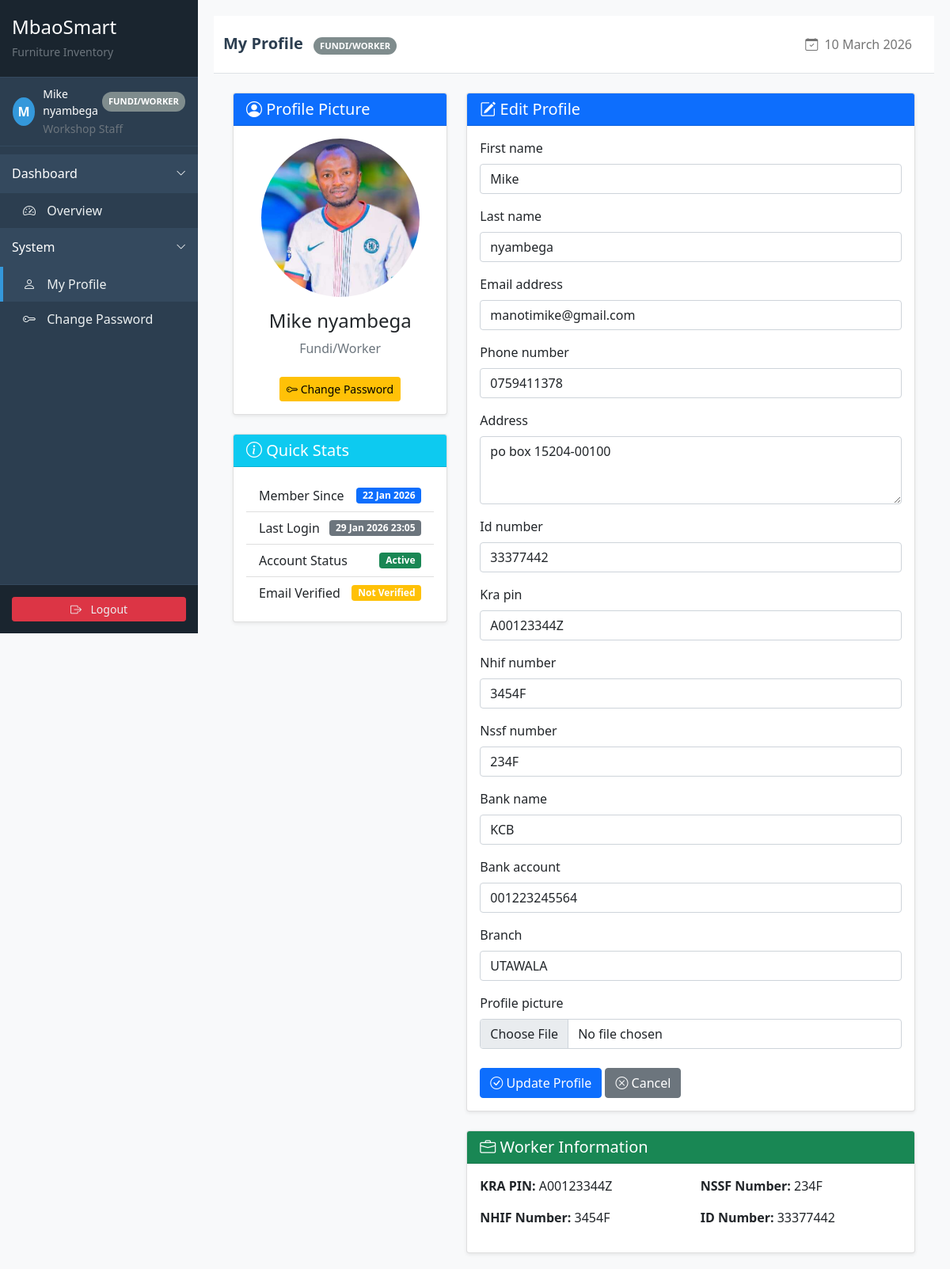
The app's page /accounts/profile/ (signed in), older data.
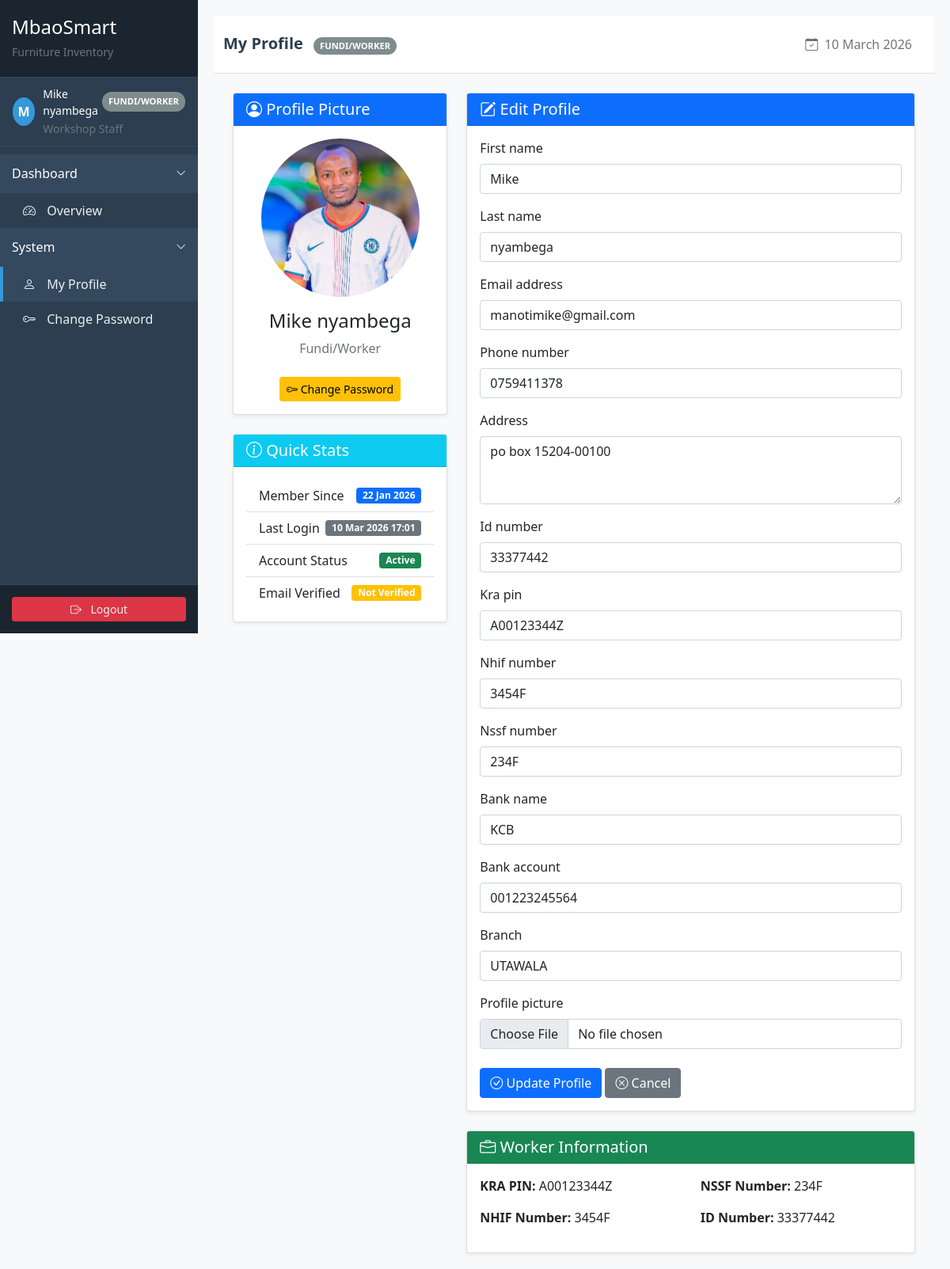
The same page, newer data.
### accounts/models.py (models this page shows, shortened)
class User(AbstractUser):
    USER_ROLES = (
        ('owner', 'Owner'),
        ('store_manager', 'Store Manager'),
        ('production_manager', 'Production Manager'),
        ('supervisor', 'Supervisor'),
        ('accountant', 'Accountant'),
        ('fundi', 'Fundi/Worker'),
        ('sales_person', 'Sales Person'),
        ('shop_manager', 'Shop Manager'),
    )
    phone_regex = RegexValidator(
        regex=r'^\+?1?\d{9,15}$',
        message="Phone number must be entered in the format: '+254700123456'. Up to 15 digits allowed."
    )
    role = models.CharField(max_length=20, choices=USER_ROLES, default='fundi')
    phone_number = models.CharField(validators=[phone_regex], max_length=17, blank=True)
    address = models.TextField(blank=True)
    id_number = models.CharField(max_length=20, blank=True)
    kra_pin = models.CharField(max_length=20, blank=True)
    nhif_number = models.CharField(max_length=20, blank=True)
    nssf_number = models.CharField(max_length=20, blank=True)
    bank_name = models.CharField(max_length=100, blank=True)
    bank_account = models.CharField(max_length=50, blank=True)
    branch = models.CharField(max_length=100, blank=True)
    date_joined = models.DateField(auto_now_add=True)
    profile_picture = models.ImageField(upload_to='profile_pics/', blank=True)
    is_active = models.BooleanField(default=True)
    class Meta:
        ordering = ['-date_joined']

### accounts/views.py (the view)
# urls.py: path('profile/', views.profile_view, name='profile'),
@login_required
def profile_view(request):
    user = request.user
    if request.method == 'POST':
        form = UserProfileForm(request.POST, request.FILES, instance=user)
        if form.is_valid():
            form.save()
            messages.success(request, 'Profile updated successfully!')
            return redirect('accounts:profile')
    else:
        form = UserProfileForm(instance=user)
    from inventory.models import StockAlert, InventoryTransaction
    context = {
        'form': form,
        'user': user,
        'user_role_display': user.get_role_display(),
        'recent_activity': InventoryTransaction.objects.filter(created_by=user).order_by('-created_at')[:5],
        'active_alerts_count': StockAlert.objects.filter(is_active=True).count() if user.role in ['owner', 'store_manager'] else 0
    }
    return render(request, 'accounts/profile.html', context)

### inventory/context_processors.py (called while the page is built)
def stock_alert_count(request):
    if request.user.is_authenticated:
        count = StockAlert.objects.filter(is_active=True).count()
        return {'stock_alert_count': count}
    return {'stock_alert_count': 0}

### templates/accounts/profile.html (shortened to what the changed rows need)
{% extends 'base/base.html' %}
{% load crispy_forms_tags %}
{% block content %}
<div class="container-fluid">
    <div class="row">
        <div class="col-md-4">
            <div class="card shadow-sm mb-4">
                <div class="card-body text-center">
                    {% if user.profile_picture %}
                        <img src="{{ user.profile_picture.url }}" alt="Profile Picture"
                             class="img-fluid rounded-circle mb-3" style="width: 200px; height: 200px; object-fit: cover;">
                    {% else %}
                        <div class="bg-secondary rounded-circle d-inline-flex align-items-center justify-content-center mb-3"
                             style="width: 200px; height: 200px;">
                            <i class="bi bi-person" style="font-size: 80px; color: white;"></i>
                        </div>
                    {% endif %}
                    <h4>{{ user.get_full_name|default:user.username }}</h4>
                    <p class="text-muted">{{ user.get_role_display }}</p>
                    <div class="mt-4">
                        <a href="{% url 'accounts:change_password' %}" class="btn btn-warning btn-sm">
                        </a>
                    </div>
                </div>
            </div>
            <div class="card shadow-sm">
                <div class="card-body">
                    <ul class="list-group list-group-flush">
                        <li class="list-group-item d-flex justify-content-between align-items-center">
                            Member Since
                            <span class="badge bg-primary">{{ user.date_joined|date:"d M Y" }}</span>
                        </li>
                        <li class="list-group-item d-flex justify-content-between align-items-center">
                            Last Login
                            <span class="badge bg-secondary">{{ user.last_login|date:"d M Y H:i" }}</span>
                        </li>
                    </ul>
                </div>
            </div>
        </div>
        <div class="col-md-8">
            <div class="card shadow-sm">
                <div class="card-body">
                    <form method="post" enctype="multipart/form-data">
                        {{ form|crispy }}
                    </form>
                </div>
            </div>
            {% if user.role == 'fundi' %}
            <div class="card shadow-sm mt-4">
                <div class="card-header bg-success text-white">
                    <h5 class="mb-0"><i class="bi bi-briefcase"></i> Worker Information</h5>
                </div>
                <div class="card-body">
                    <div class="row">
                        <div class="col-md-6">
                            <p><strong>KRA PIN:</strong> {{ user.kra_pin|default:"Not provided" }}</p>
                            <p><strong>NHIF Number:</strong> {{ user.nhif_number|default:"Not provided" }}</p>
                        </div>
                        <div class="col-md-6">
                            <p><strong>NSSF Number:</strong> {{ user.nssf_number|default:"Not provided" }}</p>
                            <p><strong>ID Number:</strong> {{ user.id_number|default:"Not provided" }}</p>
                        </div>
                    </div>
                </div>
            </div>
            {% endif %}
        </div>
    </div>
</div>
{% endblock %}

### templates/base/base.html (shortened to what the changed rows need)
<!DOCTYPE html>
<html lang="en">
<head>
    <link href="https://cdn.jsdelivr.net/npm/bootstrap@5.1.3/dist/css/bootstrap.min.css" rel="stylesheet">
    <link rel="stylesheet" href="https://cdn.jsdelivr.net/npm/bootstrap-icons@1.8.1/font/bootstrap-icons.css">
</head>
<body>
    <div class="sidebar" id="sidebarMenu">
        <div class="sidebar-content">
            <div class="user-info px-3">
                <div class="d-flex align-items-center">
                    <div class="user-avatar">
                        {{ request.user.get_full_name|default:request.user.username|first|upper }}
                    </div>
                    <div>
                        <div class="text-white small d-flex align-items-center">
                            {{ request.user.get_full_name|default:request.user.username }}
                            <span class="role-badge {{ request.user.role }}">{{ request.user.get_role_display }}</span>
                        </div>
                        <small class="text-muted">
                            {% if request.user.role == 'owner' %}System Administrator
                            {% elif request.user.role == 'store_manager' %}Inventory Manager
                            {% elif request.user.role == 'production_manager' %}Production Manager
                            {% elif request.user.role == 'accountant' %}Financial Controller
                            {% elif request.user.role == 'fundi' %}Workshop Staff
                            {% else %}Staff Member{% endif %}
                        </small>
                    </div>
                </div>
            </div>
        </div>
    </div>
    <div class="main-content" id="mainContent">
        <nav class="navbar navbar-expand-lg navbar-light bg-white border-bottom py-3 mb-4">
            <div class="container-fluid">
                <div class="navbar-nav me-auto">
                    <span class="navbar-brand mb-0 h1">
                        {% block page_title %}
                        {% if request.resolver_match.url_name == 'dashboard' %}Inventory Dashboard
                        {% elif request.resolver_match.url_name == 'raw_material_list' %}Raw Materials
                        {% elif request.resolver_match.url_name == 'category_list' %}Categories
                        {% elif request.resolver_match.url_name == 'transaction_list' %}Transactions
                        {% elif request.resolver_match.url_name == 'adjustment_list' %}Stock Adjustments
                        {% elif request.resolver_match.url_name == 'stock_alerts' %}Stock Alerts
                        {% elif request.resolver_match.url_name == 'stock_report' %}Stock Report
                        {% elif request.resolver_match.url_name == 'profile' %}My Profile
                        {% elif request.resolver_match.url_name == 'user_list' %}User Management
                        {% else %}{{ title|default:"Inventory" }}
                        {% endif %}
                        {% endblock %}
                        <span class="role-badge {{ request.user.role }} ms-2">{{ request.user.get_role_display }}</span>
                    </span>
                </div>
            </div>
        </nav>
        <div class="container-fluid">
            {% block content %}
            {% endblock %}
        </div>
    </div>
</body>
</html>

Row changes from the older to the newer data that the page shows:
changed User "Mike nyambega": last_login "29 Jan 2026 23:05" → "10 Mar 2026 17:01"
